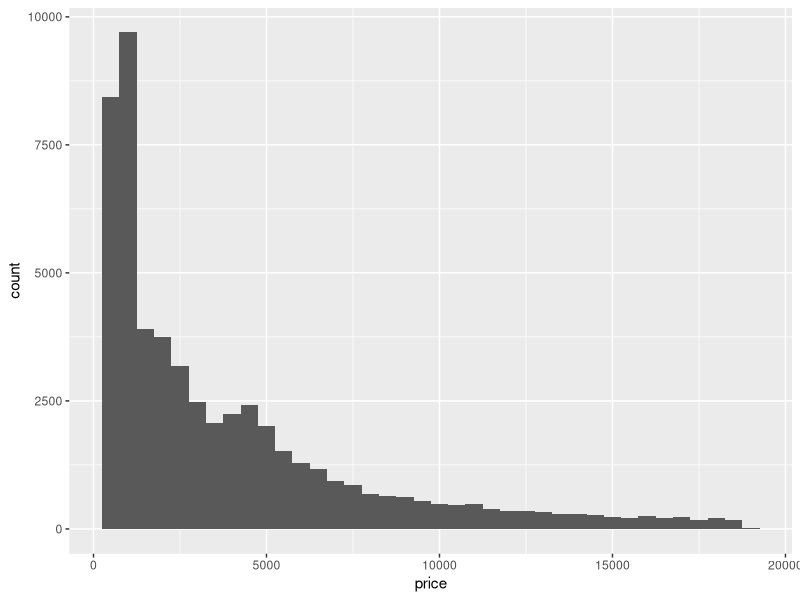
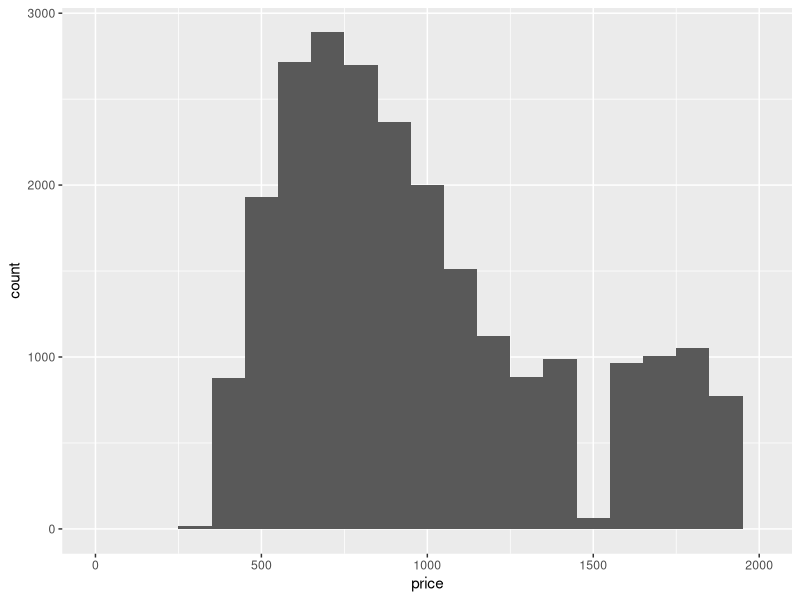
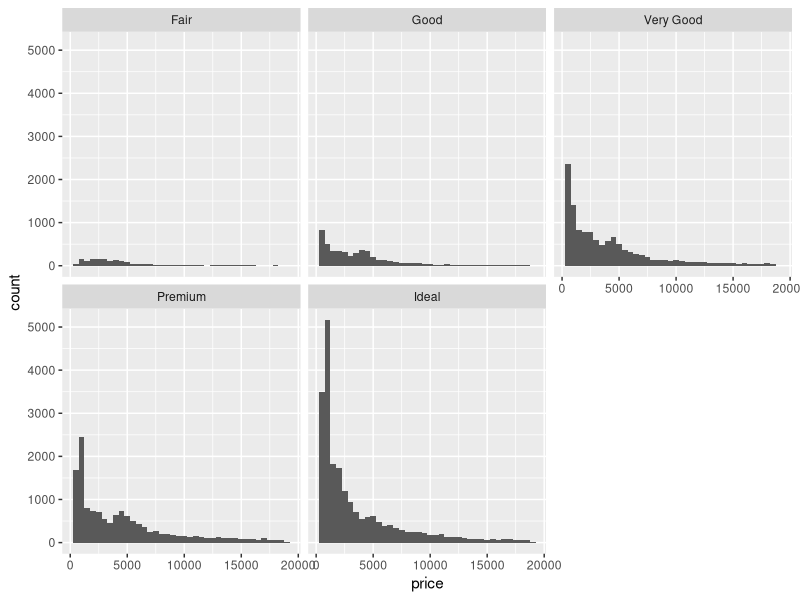

Recreate these plots in R, in order. (Note: this script raises an error after producing the figures.)
library(ggplot2) 
data(diamonds)

dim(diamonds)

str(diamonds)

factor(diamonds$color)
?diamonds

ggplot(aes(price), data = diamonds) +
    geom_histogram(binwidth = 500)

summary(diamonds$price)


table(diamonds$price < 500)
table(diamonds$price < 250)
table(diamonds$price >= 15000)


ggplot(aes(price), data = diamonds) +
    geom_histogram(binwidth = 100) +
    scale_x_continuous(limits = c(0,2000))


ggplot(aes(price), data = diamonds) +
    geom_histogram(binwidth = 500) +
    facet_wrap(~cut)
    
group_by(diamonds, cut) %>%
    summarise(mean(price), median(price), max(price), min(price))



qplot(x = price, data = diamonds) + facet_wrap(~cut, scales = "free_y")


ggplot(aes(x = price/carat), data = diamonds) +
    geom_histogram(binwidth = .05) +
    scale_x_log10() +
    facet_wrap(~cut)
    

p1 <- ggplot(aes(x = clarity, y = price), data = diamonds) + 
        geom_boxplot()

p2 <- ggplot(aes(x = cut, y = price), data = diamonds) + 
        geom_boxplot()

p3 <- ggplot(aes(x = color, y = price), data = diamonds) + 
        geom_boxplot()

grid.arrange(p1, p2, p3, ncol = 1)


by(diamonds$price, diamonds$color, summary)

IQR(subset(diamonds, color == "D")$price)
IQR(subset(diamonds, color == "J")$price)


ggplot(aes(x = color, y = price/carat), data = diamonds) +
    geom_boxplot() +
    coord_cartesian(ylim = c(0,10000))


ggplot(aes(x = carat), data = diamonds) +
    geom_freqpoly(binwidth = .1) + 
    geom_hline(yintercept = 2000) +
    scale_x_continuous(breaks = seq(0,5,.2))


